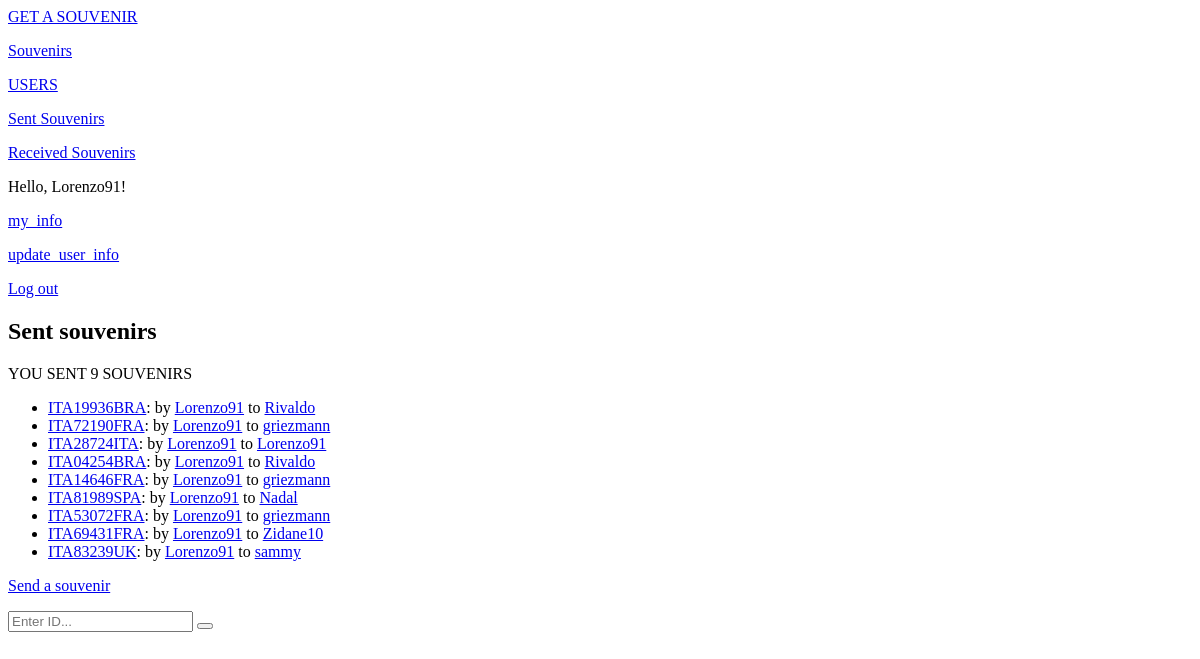
Before: /send_user_souvenirs/ (signed in) with the older database file.
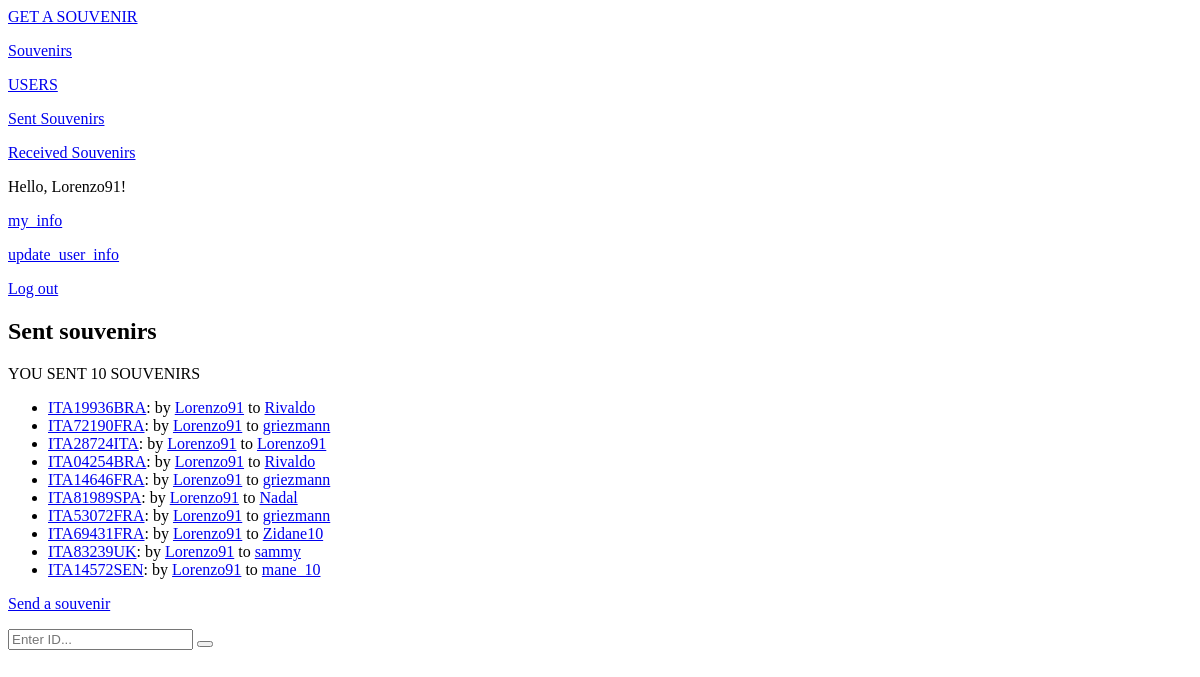
After: the same page with the newer database file.
### souvenirs_app/models.py (models this page shows, shortened)
class Souvenir(models.Model):
    souvenir_id = models.AutoField(primary_key=True)
    slug = models.SlugField(max_length=30, verbose_name='URL')
    send_user = models.ForeignKey(UserInfo, on_delete=models.PROTECT, related_name='send_user')
    send_date = models.DateField(auto_now_add=True)
    receive_user = models.ForeignKey(UserInfo, on_delete=models.PROTECT, related_name='receive_user')
    receive_date = models.DateField()
    send_user_img = models.ImageField(upload_to='send/', default='no-photo.png', null=True, blank=True)
    receive_user_img = models.ImageField(upload_to='receive/', default='no-photo.png', null=True, blank=True)
    send_user_message = models.TextField(max_length=500, null=True, blank=True)
    receive_user_message = models.TextField(max_length=500, null=True, blank=True)
    STATUS_CHOICES = [
        ('ON THE WAY', 'On the way'),
        ('RECEIVED', 'Received'),
    ]
    status = models.CharField(max_length=10, choices=STATUS_CHOICES, default='ON THE WAY')
    def get_absolute_url(self):
        return reverse('souvenirs_app:souvenir', kwargs={'souvenir_slug': self.slug})
    class Meta:
        verbose_name = 'Souvenir'
        verbose_name_plural = 'Souvenirs'

class UserInfo(models.Model):
    username = models.OneToOneField(User, on_delete=models.PROTECT, primary_key=True)
    slug = models.SlugField(max_length=30, verbose_name='URL')
    avatar = models.ImageField(upload_to='avatars/', default='no-avatar.jpg', null=True, blank=True)
    sex = models.CharField(max_length=6, choices=(('MALE', 'male'), ('FEMALE', 'female')))
    date_of_birthday = models.DateField(null=True, blank=True)
    country = models.ForeignKey(Country, on_delete=models.PROTECT, related_name='userinfo', unique=False)
    city = models.CharField(max_length=30)
    address = models.TextField(max_length=200)
    about = models.TextField(max_length=500, null=True, blank=True)
    def __str__(self):
        return str(self.username)
    def get_absolute_url(self):
        return reverse('souvenirs_app:user_info', kwargs={'user_info_slug': self.slug})
    class Meta:
        verbose_name = 'User_information'
        verbose_name_plural = 'User_informations'

### souvenirs_app/views.py (the view)
# urls.py: path('send_user_souvenirs/', views.SendUserSouvenirsView.as_view(), name='send_user_souvenirs'),
class SendUserSouvenirsView(LoginRequiredMixin, ListView):
    model = Souvenir
    template_name = 'souvenirs_app/send_user_souvenirs.html'
    context_object_name = 'send_user_souvenirs'
    def get_queryset(self):
        return Souvenir.objects.filter(send_user__slug=slugify(self.request.user))

### souvenirs_app/templates/souvenirs_app/send_user_souvenirs.html
{% extends 'souvenirs_app/base.html' %}
{% block content %}
    <h2>Sent souvenirs</h2>
    <p>YOU SENT {{ send_user_souvenirs.count }} SOUVENIRS</p>
    <ul>
        {% for souvenir in send_user_souvenirs %}
            <li><a href="{{ souvenir.get_absolute_url }}">{{ souvenir.slug }}</a>:
                by
                <a href="{{ souvenir.send_user.get_absolute_url }}">{{ souvenir.send_user }}</a>
                to
                <a href="{{ souvenir.receive_user.get_absolute_url }}">{{ souvenir.receive_user }}</a>
        {% empty %}
            <li>No souvenirs have been sent yet</li>
        {% endfor %}
    </ul>
    <a href="{% url 'souvenirs_app:create_souvenir' %}">Send a souvenir</a>
{% endblock content %}

Changed rows visible on the page:
added Souvenir: slug "ITA14572SEN", send_user "Lorenzo91", receive_user "mane_10"
Other visible differences:
{{ send_user_souvenirs.count }}: "9" → "10"
